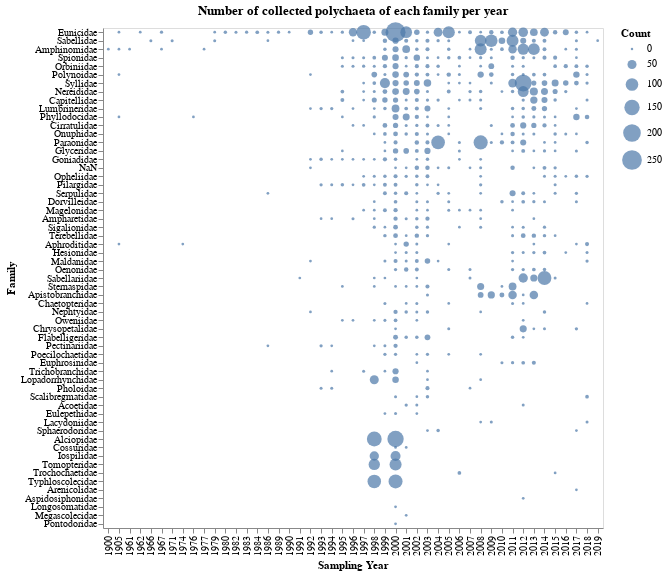

Write notebook code for a chart like this one.
### Markdown cell above
<br>

**graph:** family per year

### Code cell
g1 = alt.Chart(teste,
               width=500, height=500, title='Number of collected polychaeta of each family per year').mark_circle(
                                                                                size=60).encode(
    x= alt.X('start_year', type='ordinal', title='Sampling Year'),
    y= alt.Y('family', type='nominal', title='Family',
            sort= alt.EncodingSortField(field='counts', op='count', order='descending')),
    size= alt.Size('counts', title='Count', scale=alt.Scale(range=[6,400])),
    tooltip = alt.Tooltip(['family', 'start_year', 'counts'])
)

g1.save('./graphs/families_per_year.html')

g1

### Figure 1 — Vega-Lite specification as saved in the notebook (floating-point values rounded to 4 significant figures; data arrays with more than 128 entries replaced by an {"elided": "..."} marker saying what was removed)
{"config": {"view": {"continuousWidth": 400, "continuousHeight": 300}}, "data": {"name": "data-653ce412cc59a845e7b469d5eed10df3"}, "mark": {"type": "circle", "size": 60}, "encoding": {"size": {"type": "quantitative", "field": "counts", "scale": {"range": [6, 400]}, "title": "Count"}, "tooltip": [{"type": "nominal", "field": "family"}, {"type": "quantitative", "field": "start_year"}, {"type": "quantitative", "field": "counts"}], "x": {"type": "ordinal", "field": "start_year", "title": "Sampling Year"}, "y": {"type": "nominal", "field": "family", "sort": {"field": "counts", "op": "count", "order": "descending"}, "title": "Family"}}, "height": 500, "title": "Number of collected polychaeta of each family per year", "width": 500, "$schema": "https://vega.github.io/schema/vega-lite/v4.8.1.json", "datasets": {"data-653ce412cc59a845e7b469d5eed10df3": {"elided": "557 records"}}}
